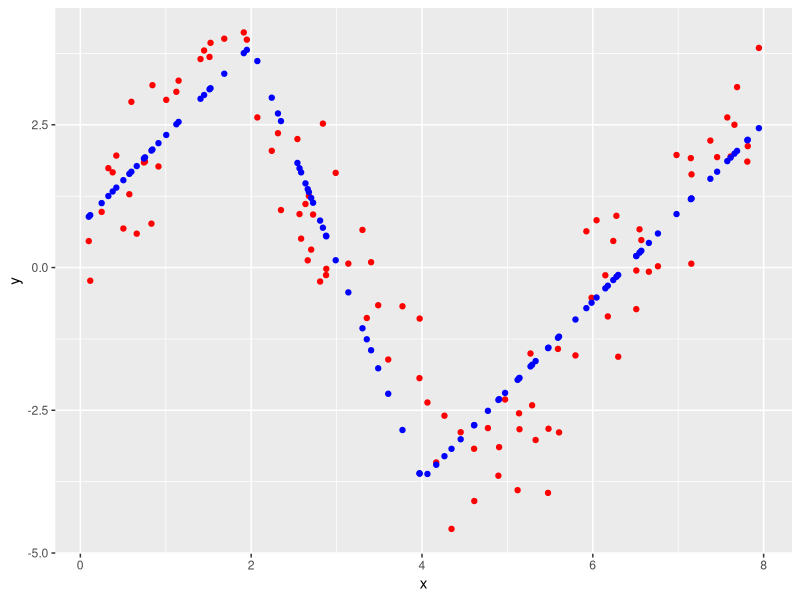
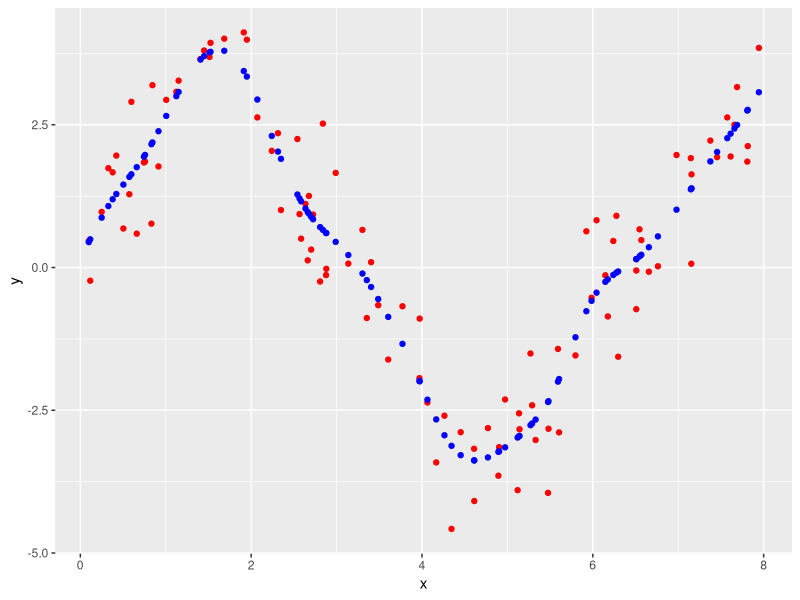

The R source for these figures, in order:
## ---- assign1-init
library(ggplot2)

myspline <- function(X, y, knots) {
    n <- length(X)
    m <- length(knots)
    df <- m + 2

    H <- matrix(0, nrow=n, ncol=df)
    H[, 1] <- 1
    H[, 2] <- X

    for (i in 3:df) {
        H[, i] <- pmax(X - knots[i - 2], 0)
    }

    data <- data.frame(y=y, H)
    ## Removes the intercept term (have it already)
    lmfit <- lm(y ~ 0 + ., data=data)
    coefficients <- as.numeric(coef(lmfit))
    yhat <- H %*% coefficients

    yhat
}

data <- read.csv2("../data/cube.csv", header=TRUE, sep=";")
## ---- end-of-assign1-init

## 2
## ---- assign1-2
knots <- c(2, 4)
yhat <- myspline(data$x, data$y, knots)

plot_data <- data.frame(x=data$x, y=data$y, yhat=yhat)

ggplot(plot_data) +
    geom_point(aes(x, y), color="red") +
    geom_point(aes(x, yhat), color="blue")
## ---- end-of-assign1-2

## 3
## ---- assign1-3
smooth_fit <- smooth.spline(x=data$x, y=data$y)
yhat <- fitted(smooth_fit)

plot_data <- data.frame(x=data$x, y=data$y, yhat=yhat)

ggplot(plot_data) +
    geom_point(aes(x, y), color="red") +
    geom_point(aes(x, yhat), color="blue")
## ---- end-of-assign1-3
